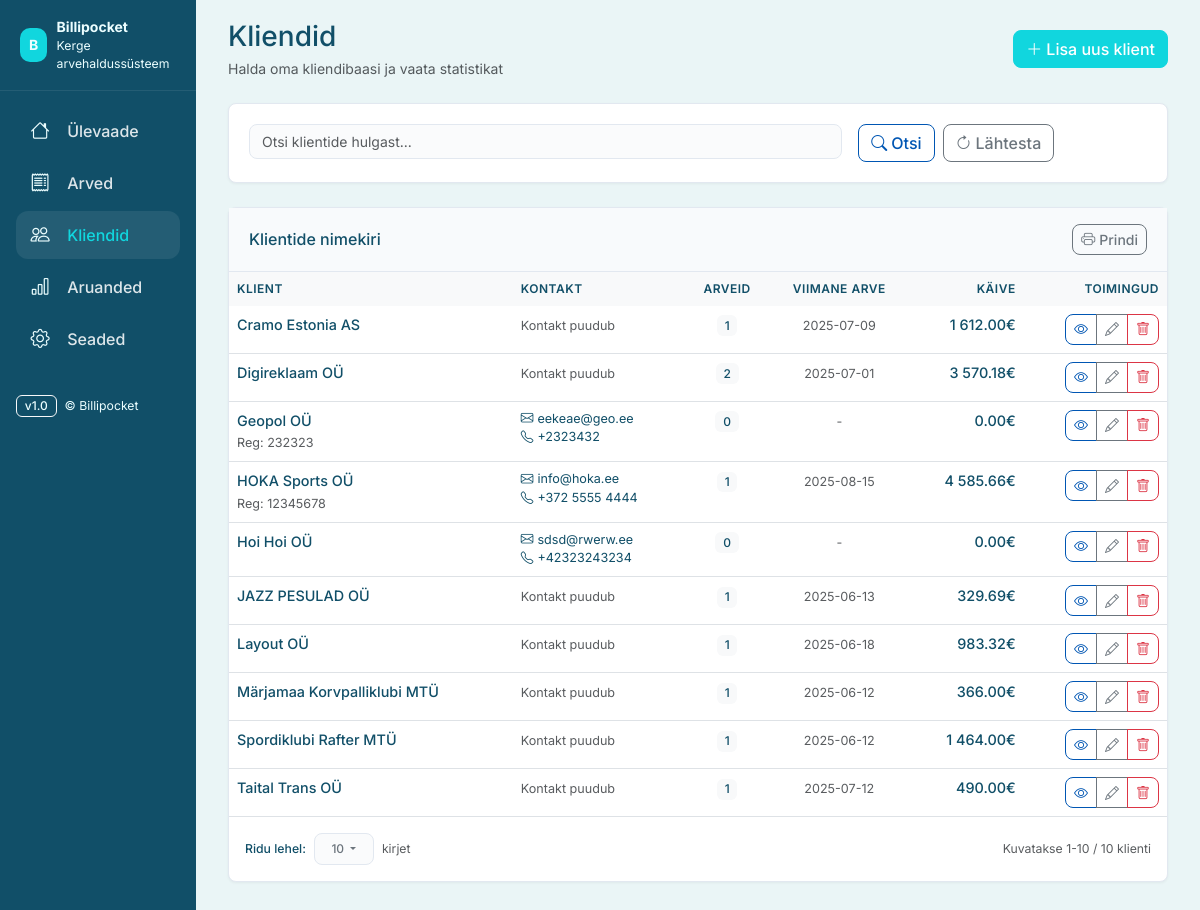
The app's page /clients, older data.
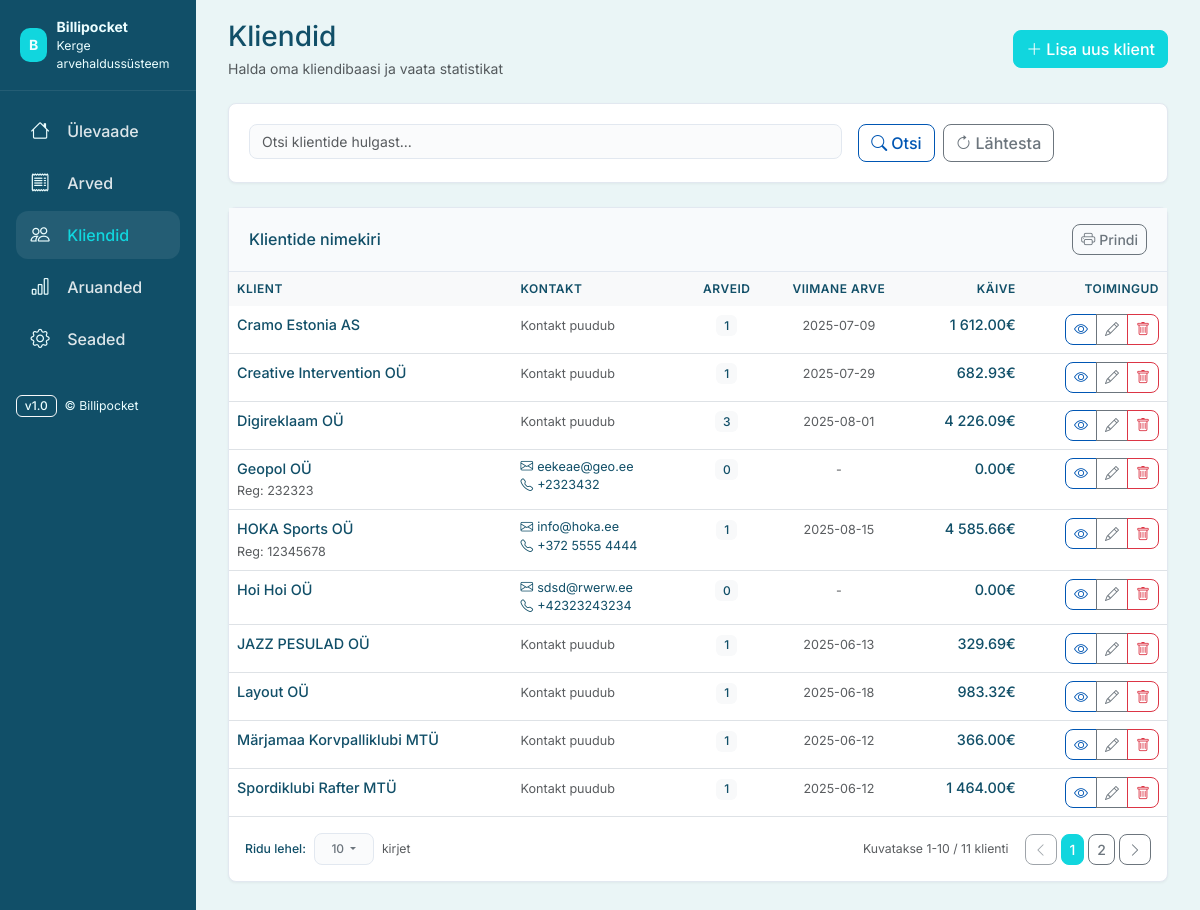
The same page, newer data.
### app/models.py (models this page shows, shortened)
class Client(db.Model):
    __tablename__ = 'clients'
    id = db.Column(db.Integer, primary_key=True)
    name = db.Column(db.String(200), nullable=False)
    registry_code = db.Column(db.String(20), nullable=True)
    email = db.Column(db.String(120), nullable=True)
    phone = db.Column(db.String(20), nullable=True)
    address = db.Column(db.Text, nullable=True)
    created_at = db.Column(db.DateTime, default=datetime.utcnow)
    invoices = db.relationship('Invoice', backref='client', lazy=True, cascade='all, delete-orphan')
    @property
    def invoice_count(self):
        return len(self.invoices)
    @property
    def last_invoice_date(self):
        if self.invoices:
            return max(invoice.date for invoice in self.invoices)
        return None
    @property
    def total_revenue(self):
        return sum(invoice.total for invoice in self.invoices)

### app/routes/clients.py (the view, shortened to what this page needs)
@clients_bp.route('/clients')
def clients():
    search_form = ClientSearchForm()
    search_query = request.args.get('search', '').strip()
    try:
        per_page = int(request.args.get('per_page', 10))
        per_page = max(1, min(per_page, 1000))
    except (ValueError, TypeError):
        per_page = 10
    try:
        page = int(request.args.get('page', 1))
        page = max(1, page)  # Ensure page is at least 1
    except (ValueError, TypeError):
        page = 1
    query = Client.query
    query = query.order_by(Client.name.asc())
    total_count = query.count()
    offset = (page - 1) * per_page
    clients_list = query.offset(offset).limit(per_page).all()
    clients_data = []
    for client in clients_list:
        clients_data.append({
            'id': client.id,
            'name': client.name,
            'registry_code': client.registry_code,
            'email': client.email,
            'phone': client.phone,
            'invoices': client.invoice_count,
            'last': client.last_invoice_date.strftime('%Y-%m-%d') if client.last_invoice_date else None,
            'total_revenue': float(client.total_revenue)
        })
    total_pages = (total_count + per_page - 1) // per_page
    start_item = offset + 1 if clients_list else 0
    end_item = min(offset + per_page, total_count)
    all_clients = Client.query.all()
    return render_template('clients.html',
                         clients=clients_data,
                         search_form=search_form,
                         search_query=search_query,
                         current_page=page,
                         per_page=per_page,
                         total_count=total_count,
                         total_pages=total_pages,
                         start_item=start_item,
                         end_item=end_item,
                         all_clients=all_clients)

### app/forms.py
class ClientSearchForm(FlaskForm):
    search = StringField('Otsing', validators=[Optional()], render_kw={"placeholder": "Otsi klientide seast..."})

### templates/clients.html (shortened to what this page needs)
{% extends 'layout.html' %}
{% block extra_css %}
<link rel="stylesheet" href="https://cdn.jsdelivr.net/npm/bootstrap-icons@1.11.3/font/bootstrap-icons.css">
{% endblock %}
{% block content %}
<section id="clients" class="mb-4">
  <div class="d-flex justify-content-between align-items-center mb-4">
    <div>
      <h1 class="h3 mb-1">Kliendid</h1>
      <p class="text-muted mb-0">Halda oma kliendibaasi ja vaata statistikat</p>
    </div>
    <button type="button" class="btn btn-primary" data-bs-toggle="modal" data-bs-target="#clientModal">
      <i class="bi bi-plus-lg me-1"></i>Lisa uus klient
    </button>
  </div>
  <div class="bp-card mb-4">
    <div class="bp-card-body">
      <form method="GET" class="row g-3">
        <div class="col-md-8">
          {{ search_form.search(class_="form-control", placeholder="Otsi klientide hulgast...", value=search_query or '') }}
        </div>
        <div class="col-md-4">
          <div class="d-flex gap-2">
            <button type="submit" class="btn btn-outline-primary">
              <i class="bi bi-search me-1"></i>Otsi
            </button>
            <a href="{{ url_for('clients.clients') }}" class="btn btn-outline-secondary">
              <i class="bi bi-arrow-clockwise me-1"></i>Lähtesta
            </a>
          </div>
        </div>
      </form>
    </div>
  </div>
  <div class="bp-card">
    <div class="bp-card-header d-flex align-items-center justify-content-between flex-wrap gap-2">
      <h2 class="h6 m-0">Klientide nimekiri</h2>
      <div class="d-flex gap-2">
        <button class="btn btn-outline-secondary btn-sm" onclick="window.print()">
          <i class="bi bi-printer me-1"></i>Prindi
        </button>
      </div>
    </div>
    <div class="bp-card-body p-0">
      {% if clients %}
      <div class="table-responsive">
        <table class="table table-hover mb-0">
          <thead class="table-light">
            <tr>
              <th class="border-0">Klient</th>
              <th class="border-0">Kontakt</th>
              <th class="border-0 text-center">Arveid</th>
              <th class="border-0 text-center">Viimane arve</th>
              <th class="border-0 text-end">Käive</th>
              <th class="border-0 text-end">Toimingud</th>
            </tr>
          </thead>
          <tbody>
            {% for client in clients %}
            <tr>
              <td>
                <div>
                  <div class="fw-medium">{{ client.name }}</div>
                  {% if client.registry_code %}
                  <small class="text-muted">Reg: {{ client.registry_code }}</small>
                  {% endif %}
                </div>
              </td>
              <td>
                <div>
                  {% if client.email %}
                  <div class="small"><i class="bi bi-envelope me-1"></i>{{ client.email }}</div>
                  {% endif %}
                  {% if client.phone %}
                  <div class="small"><i class="bi bi-telephone me-1"></i>{{ client.phone }}</div>
                  {% endif %}
                  {% if not client.email and not client.phone %}
                  <small class="text-muted">Kontakt puudub</small>
                  {% endif %}
                </div>
              </td>
              <td class="text-center">
                <span class="badge bg-light text-dark">{{ client.invoices }}</span>
              </td>
              <td class="text-center">
                {% if client.last %}
                <small class="text-muted">{{ client.last }}</small>
                {% else %}
                <small class="text-muted">-</small>
                {% endif %}
              </td>
              <td class="text-end">
                <span class="fw-medium">{{ client.total_revenue|currency }}€</span>
              </td>
              <td class="text-end">
                <div class="btn-group btn-group-sm" role="group">
                  <a href="{{ url_for('clients.view_client', client_id=client.id) }}"
                     class="btn btn-outline-primary"
                     title="Vaata klienti">
                    <i class="bi bi-eye"></i>
                  </a>
                  <a href="{{ url_for('clients.edit_client', client_id=client.id) }}"
                     class="btn btn-outline-secondary"
                     title="Muuda klienti">
                    <i class="bi bi-pencil"></i>
                  </a>
                  <button type="button" class="btn btn-outline-danger"
                          onclick="deleteClient({{ client.id }}, '{{ client.name|e }}', {{ client.invoices }})"
                          title="Kustuta klient">
                    <i class="bi bi-trash"></i>
                  </button>
                </div>
              </td>
            </tr>
            {% endfor %}
          </tbody>
        </table>
      </div>
      {% endif %}
    </div>
    <div class="bp-card-footer d-flex justify-content-between align-items-center py-3 px-3">
      <div class="d-flex align-items-center gap-2">
        <span class="text-muted small fw-medium">Ridu lehel:</span>
        <div class="dropdown">
          <button class="btn btn-outline-secondary dropdown-toggle" type="button" data-bs-toggle="dropdown" aria-expanded="false" style="font-size: 12px; min-width: 60px;">
            {{ request.args.get('per_page', '10') }}
          </button>
        </div>
        <span class="text-muted small">kirjet</span>
      </div>
      <div class="d-flex align-items-center gap-3">
        <span class="text-muted small">
          {% if total_count > 0 %}
            Kuvatakse {{ start_item }}-{{ end_item }} / {{ total_count }} klienti
          {% else %}
            Kliente ei leitud
          {% endif %}
        </span>
        {% if total_pages > 1 %}
        <div class="d-flex align-items-center gap-1">
          {% if current_page > 1 %}
          <a href="{{ url_for('clients.clients', page=current_page-1, per_page=per_page, search=search_query) }}"
             class="btn btn-outline-secondary btn-sm">
            <i class="bi bi-chevron-left"></i>
          </a>
          {% else %}
          <button class="btn btn-outline-secondary btn-sm" disabled>
            <i class="bi bi-chevron-left"></i>
          </button>
          {% endif %}
          {% set start_page = [1, current_page - 2]|max %}
          {% set end_page = [total_pages, current_page + 2]|min %}
          {% for page_num in range(start_page, end_page + 1) %}
            {% if page_num == current_page %}
              <button class="btn btn-primary btn-sm">{{ page_num }}</button>
            {% else %}
              <a href="{{ url_for('clients.clients', page=page_num, per_page=per_page, search=search_query) }}"
                 class="btn btn-outline-secondary btn-sm">{{ page_num }}</a>
            {% endif %}
          {% endfor %}
          {% if current_page < total_pages %}
          <a href="{{ url_for('clients.clients', page=current_page+1, per_page=per_page, search=search_query) }}"
             class="btn btn-outline-secondary btn-sm">
            <i class="bi bi-chevron-right"></i>
          </a>
          {% else %}
          <button class="btn btn-outline-secondary btn-sm" disabled>
            <i class="bi bi-chevron-right"></i>
          </button>
          {% endif %}
        </div>
        {% endif %}
      </div>
    </div>
  </div>
</section>
{% endblock %}

### templates/layout.html (shortened to what this page needs)
<!doctype html>
<html lang="et">
<head>
  <link href="https://cdn.jsdelivr.net/npm/bootstrap@5.3.3/dist/css/bootstrap.min.css" rel="stylesheet">
  <link href="{{ url_for('static', filename='css/billipocket.css') }}?v=2025082514" rel="stylesheet">
  {% block extra_css %}{% endblock %}
</head>
<body>
  <div class="bp-app">
    <aside class="bp-sidebar">
      <div class="bp-brand">
        <div class="bp-brand-badge">B</div>
        <div>
          <div class="fw-bold">Billipocket</div>
          <div class="small">Kerge arvehaldussüsteem</div>
        </div>
      </div>
      <nav class="bp-nav p-3">
        <ul class="nav flex-column gap-1">
          <li class="nav-item"><a class="nav-link {% if request.endpoint=='dashboard.overview' %}active{% endif %}" href="{{ url_for('dashboard.overview') }}"><i class="bi bi-house me-2"></i>Ülevaade</a></li>
          <li class="nav-item"><a class="nav-link {% if request.endpoint and request.endpoint.startswith('invoices') %}active{% endif %}" href="{{ url_for('invoices.invoices') }}"><i class="bi bi-receipt me-2"></i>Arved</a></li>
          <li class="nav-item"><a class="nav-link {% if request.endpoint and request.endpoint.startswith('clients') %}active{% endif %}" href="{{ url_for('clients.clients') }}"><i class="bi bi-people me-2"></i>Kliendid</a></li>
          <li class="nav-item"><a class="nav-link {% if request.endpoint=='dashboard.reports' %}active{% endif %}" href="{{ url_for('dashboard.reports') }}"><i class="bi bi-bar-chart me-2"></i>Aruanded</a></li>
          <li class="nav-item"><a class="nav-link {% if request.endpoint=='dashboard.settings' %}active{% endif %}" href="{{ url_for('dashboard.settings') }}"><i class="bi bi-gear me-2"></i>Seaded</a></li>
        </ul>
      </nav>
      <div class="mt-auto p-3 small">
        <div class="d-flex align-items-center gap-2">
          <span class="badge bg-transparent border border-light text-light">v1.0</span>
          <span>© Billipocket</span>
        </div>
      </div>
    </aside>
    <main class="bp-main">
      <div class="container-fluid">
        {% block content %}{% endblock %}
      </div>
    </main>
  </div>
</body>
</html>

### static/css/billipocket.css (style rules this page uses)
:root { --bp-bg: #eaf5f6; --bp-surface: #ffffff; --bp-primary: #11D6DE; --bp-primary-hover: #0FC5CE; --bp-primary-600: #114f68; --bp-primary-700: #155E75; --bp-cyan-50: #ECFEFF; --bp-cyan-100: #CFFAFE; --bp-cyan-600: #114f68; --bp-cyan-800: #155E75; --bp-ink: #0f2a3a; --bp-muted: #5c7382; --bp-sidebar: #114f68; --bp-sidebar-contrast: #ECFEFF; --bp-success: #198754; --bp-warning: #ffc107; --bp-danger: #dc3545; --bp-info: #0dcaf0; --bp-light: #f8f9fa; --bp-dark: #212529; }
html, body { height: 100%; }
body { font-family: Inter, system-ui, -apple-system, "Segoe UI", Roboto, Helvetica, Arial, sans-serif; background: var(--bp-bg); color: var(--bp-sidebar); font-size: 14px; line-height: 1.5; }
h1, h2, h3, h4, h5, h6, .h1, .h2, .h3, .h4, .h5, .h6 { color: var(--bp-sidebar) !important; }
p, span, div, td, th, label, .text-dark, .text-black, .fw-medium { color: var(--bp-sidebar) !important; }
.table td, .table th { color: var(--bp-sidebar) !important; }
.bp-card-body, .bp-card-header { color: var(--bp-sidebar) !important; }
.dropdown-toggle { border: 1px solid #e2e8f0 !important; background-color: #fafbfc !important; color: #475569 !important; transition: all 0.2s ease !important; box-shadow: none !important; font-size: 12px !important; }
.bp-sidebar, .bp-sidebar * { color: var(--bp-sidebar-contrast) !important; }
.bp-nav .nav-link { color: rgba(255, 255, 255, 0.86) !important; }
.bp-nav .nav-link:hover, .bp-nav .nav-link.active { background: rgba(255, 255, 255, 0.08) !important; color: var(--bp-primary) !important; }
.btn { color: initial !important; }
.btn-primary { color: #fff !important; }
.btn-outline-primary { color: #0056b3 !important; border-color: #0056b3 !important; }
.btn-outline-secondary { color: #6c757d !important; }
.btn-outline-danger { color: #dc3545 !important; }
.badge { color: initial; }
.bp-app { display: grid; grid-template-columns: 196px 1fr; grid-template-rows: 1fr; min-height: 100vh; }
.bp-sidebar { grid-row: 1; grid-column: 1; background: var(--bp-sidebar); color: var(--bp-sidebar-contrast); position: sticky; top: 0; min-height: 100vh; }
.bp-brand { display: flex; align-items: center; gap: 0.6rem; padding: 1rem 1.25rem; border-bottom: 1px solid rgba(255, 255, 255, 0.08); }
.bp-brand-badge { width: 34px; height: 34px; border-radius: 10px; background: var(--bp-primary); display: grid; place-items: center; font-weight: 700; color: #07353a; }
.bp-nav .nav-link { color: rgba(255, 255, 255, 0.86); border-radius: 0.75rem; padding: 0.6rem 0.9rem; display: flex; align-items: center; gap: 0.6rem; font-weight: 500; font-size: 1rem; transition: all 0.2s ease; }
.bp-nav .nav-link i { font-size: 1.2rem; }
.bp-nav .nav-link:hover, .bp-nav .nav-link.active { background: rgba(255, 255, 255, 0.08); color: var(--bp-primary); }
.bp-main { grid-column: 2; padding: 1.25rem; }
.bp-card { background: #ffffff; border: 1px solid #e2e8f0; border-radius: 8px; box-shadow: 0 1px 3px rgba(0, 0, 0, 0.05); transition: box-shadow 0.2s ease; }
.bp-card-header { padding: 1rem 1.25rem; border-bottom: 1px solid #e2e8f0; background: #f8fafc; }
.bp-card-body { padding: 1.25rem; }
.form-control { border-radius: 8px; border: 1px solid #e2e8f0; background-color: #fafbfc; color: #475569; transition: all 0.2s ease; font-family: Inter, system-ui, -apple-system, "Segoe UI", Roboto, Helvetica, Arial, sans-serif; font-size: 14px; }
.btn { border-radius: 8px; font-weight: 500; transition: all 0.2s ease; }
.btn-primary { background: var(--bp-primary); border-color: var(--bp-primary); }
.table { font-size: 0.9rem; }
.table th { font-weight: 600; color: var(--bp-muted); text-transform: uppercase; font-size: 0.75rem; letter-spacing: 0.5px; }
.badge { font-weight: 500; font-size: 0.75rem; padding: 0.35em 0.65em; }
.btn:disabled { opacity: 0.65; }

### templates/clients.html (style rules this page uses)
.dropdown-toggle { border: 1px solid #e2e8f0; background-color: #fafbfc; color: #475569; transition: all 0.2s ease; box-shadow: none; }

Row changes from the older to the newer data that the page shows:
no longer on this page (row unchanged): Client: name "Taital Trans OÜ", shows "Kontakt puudub", invoices "1", last "2025-07-12", total_revenue "490.00"
added Client: name "Creative Intervention OÜ", shows "Kontakt puudub", invoices "1", last "2025-07-29", total_revenue "682.93"
computed for Client "Digireklaam OÜ": invoices "2" → "3"; last "2025-07-01" → "2025-08-01"; total_revenue "3 570.18" → "4 226.09"
Text that changed along with them:
{{ total_count }}: "10" → "11"
new list line: "1"
new list line: "2"
